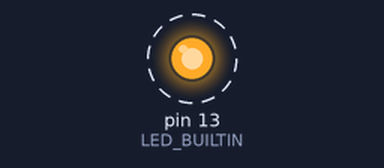
This program was run on a simulated Teensy 3. Shown: output pins drawn as LEDs (lit = HIGH). Dashed ring = blinking. What the program prints to the serial monitor is not drawn.

Above: at 0.5 s.
Timing chart, 0 to 4.6 s (numbered marks = the images above):
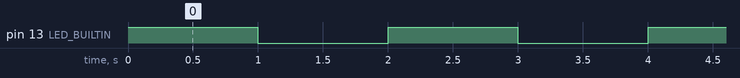

The program:

main.cpp
```cpp
/*
 * Blink
 * Turns on an LED on for one second,
 * then off for one second, repeatedly.
 */
#include "Arduino.h"

#ifndef LED_BUILTIN
#define LED_BUILTIN 13
#endif

void setup()
{
  // initialize LED digital pin as an output.
  pinMode(LED_BUILTIN, OUTPUT);

  Serial.begin(57600);
}

void loop()
{
  // turn the LED on (HIGH is the voltage level)
  digitalWrite(LED_BUILTIN, HIGH);
  Serial.println("LED is HIGH");

  // wait for a second
  delay(1000);

  // turn the LED off by making the voltage LOW
  digitalWrite(LED_BUILTIN, LOW);
  Serial.println("LED is LOW");

   // wait for a second
  delay(1000);
}
```

Measured:
- by itself, pin 13 (LED_BUILTIN): alternates HIGH for 1.0 s and LOW for 1.0 s
